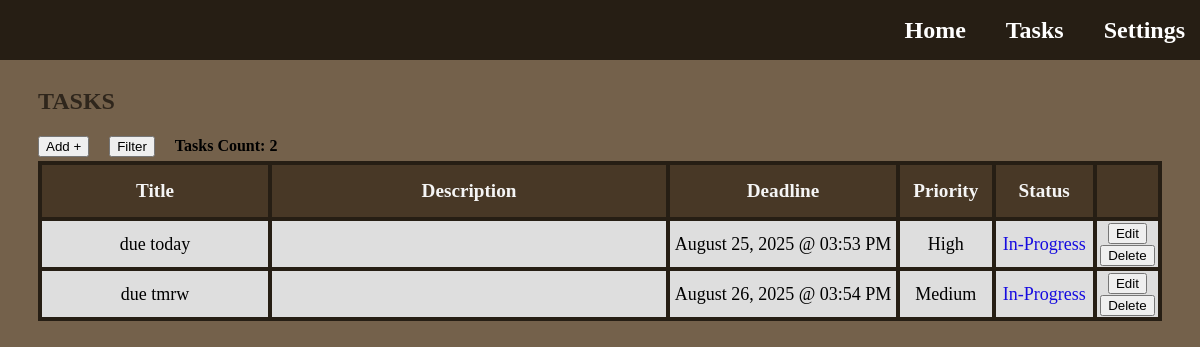
/tasks (signed in), run on an earlier commit of the app's database.
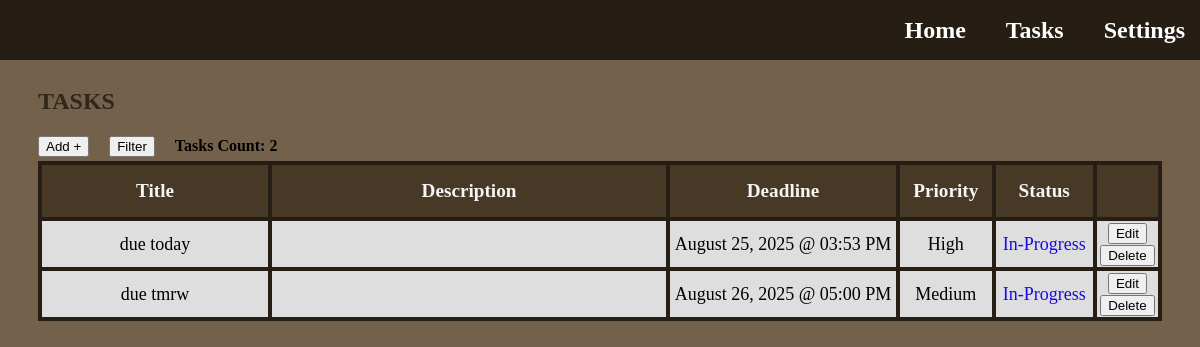
And on a later commit of the database.
### app.py (models this page shows)
class Task(db.Model):
    id = db.Column(db.Integer, primary_key=True)
    title = db.Column(db.String(128), nullable=False)
    description = db.Column(db.Text, nullable=True)
    priority = db.Column(db.String(50), nullable=False)
    deadline = db.Column(db.DateTime, nullable=True)
    status = db.Column(db.String(50), nullable=False, default='In-Progress')
    set_today_reminder = db.Column(db.Boolean, nullable=False, default=True)
    set_tomorrow_reminder = db.Column(db.Boolean, nullable=False, default=True)
    user_id = db.Column(db.Integer, db.ForeignKey('user.id'), nullable=False)
    user = db.relationship('User', backref=db.backref('tasks', lazy=True))

### app.py (the view, shortened to what this page needs)
@app.route('/tasks')
def tasks():
    user_id = session['user_id']
    sort_title = session.get('sort_title')
    sort_type = session.get('sort_type')
    filter_priorities = session.get('filter_priorities', [])
    filter_status = session.get('filter_status', [])
    filter_months = session.get('filter_months', [])
    filter_year = session.get('filter_year', None)
    filter_day = session.get('filter_day', None)
    priority_order_descending = case(
        (Task.priority == 'High', 1),
        (Task.priority == 'Medium', 2),
        (Task.priority == 'Low', 3),
    )
    priority_order_ascending = case(
        (Task.priority == 'Low', 1),
        (Task.priority == 'Medium', 2),
        (Task.priority == 'High', 3),
    )
    status_order_complete = case(
        (Task.status == 'Complete', 1),
        (Task.status == 'In-Progress', 2)
    )
    status_order_in_progress = case(
        (Task.status == 'In-Progress', 1),
        (Task.status == 'Complete', 2)
    )
    query = Task.query.filter_by(user_id=user_id)
    if filter_priorities: # Only true if not empty
        query = query.filter(Task.priority.in_(filter_priorities)) # Filter by checked priorities within given priority list
    if filter_status:
        query = query.filter(Task.status.in_(filter_status)) # Filter by checked status within given status list
    if filter_months:
        query = query.filter(extract('month', Task.deadline).in_(filter_months)) # Filter by checked months within given months list; extract(...) - returns month number from Task columns and matches to filter months list
    if filter_year:
        query = query.filter(extract('year', Task.deadline) == filter_year) # Filter by typed year; extracts year from deadline column in database
    if filter_day:
        query = query.filter(extract('day', Task.deadline) == filter_day) # Filter by typed day; extracts day from deadline column in database
    user_tasks = query.all()  # Get all tasks for this user according to the id, default order is by date task was created from earliest to latest
    user_tasks_count = query.count() # Gets the total count of tasks of the user
    return render_template('tasks.html', tasks=user_tasks, count=user_tasks_count, sort_title=sort_title, sort_type=sort_type, filter_priorities=filter_priorities, filter_status=filter_status, filter_months=filter_months, filter_year=filter_year, filter_day=filter_day)

### templates/tasks.html (shortened to what this page needs)
{% extends "base.html" %}
{% block content %}
  <h1 class="title-page">Tasks</h1>
  <div class="task-features">
    <button href="#" type="button" class="add-button" onclick="openPopup('add-task')">Add +</button>
    <button type="button" class="filter-sort-button" onclick="openPopup('filter-sort-task')">Filter</button>
    <h4>Tasks Count: {{ count }} </h2>
  </div>
  <section class="tasks-section">
      <table class="tasks-table">
        <thead class="table-header">
          <tr>
              <th class="task-title">Title</th>
              <th class="task-description">Description</th>
              <th class="task-deadline">Deadline</th>
              <th class="task-priority">Priority</th>
              <th class="task-status">Status</th>
              <th class="task-options"></th>
          </tr>
        </thead>
        <tbody id="task-body">
          {% for task in tasks %}
          <tr id="task-row">
            <td>{{ task.title }}</td>
            <td>{{ task.description }}</td>
            <td>{{ task.deadline.strftime('%B %d, %Y @ %I:%M %p')  }}</td>
            <td>{{ task.priority }}</td>
            <td class="task-status-data">
              <a href="{{ url_for('change_task_status', task_id=task.id)}}"
              class="task-status {{ task.status | lower | replace(' ', '-') }}">
                {{ task.status }}
              </a>
            </td>
            <td>
              <a>
                <button type="button" class="edit-button" onclick="openEditPopup(this, 'edit-task')"
                  data-id="{{ task.id }}"
                  data-title="{{ task.title }}"
                  data-description="{{ task.description }}"
                  data-priority="{{ task.priority }}"
                  data-deadline="{{ task.deadline.strftime('%B %d %Y @ %I:%M %p')  }}"
                  >
                  Edit
                </button>
              </a>
              <a href="{{ url_for('delete_task', task_id=task.id)}}">
                <button type="button" class="delete-button">Delete</button>
              </a>
            </td>
          </tr>
          {% else %}
          <tr>
            <td colspan="6">No tasks available.</td>
          </tr>
          {% endfor %}
        </tbody>
      </table>
  </section>
{% endblock %}

### templates/base.html (shortened to what this page needs)
<!DOCTYPE html>
<html lang="en">
<head>
    <link rel="stylesheet" href="{{ url_for('static', filename='style.css') }}">
</head>
<body class="homepage">
    <header class="navbar">
        <nav class="navbar-links">
            <a href="{{ url_for('home') }}">Home</a>
            <a href="{{ url_for('tasks') }}">Tasks</a>
            <a href="{{ url_for('settings') }}">Settings</a>
        </nav>
    </header>
    <main>
        {% block content %}{% endblock %}
    </main>
</body>
</html>

### static/style.css (style rules this page uses)
html, body { min-width: 800px; overflow-x: auto; }
.title-page { margin-top: 80px; margin-left: 30px; font-size: x-large; font-weight: bolder; text-transform: uppercase; font-family: 'Lucida Handwriting'; color: #2f261c; }
.homepage { background-color: #74614b; }
.navbar { background-color: #261e14; position: fixed; top: 0; left: 0; width: 100%; height: 60px; padding-left: 5px; display: flex; justify-content: flex-end; align-items: center; z-index: 1000; }
.navbar-links { display: flex; gap: 20px; }
.navbar-links a { font-family: 'Lucida Handwriting'; color: white; margin-right: 20px; font-weight: bold; font-size: 24px; text-decoration: none; }
.tasks-section { margin-left: 30px; margin-right: 30px; display: flex; justify-content: center; }
.tasks-table { border-collapse: collapse; width: 100%; height: 50%; table-layout: fixed; }
.tasks-table th, .tasks-table td { border: 4px solid #261e14; color: black; font-size: large; text-align: center; background: rgb(222, 222, 222); }
.tasks-table th { color: whitesmoke; font-weight: bolder; font-size: larger; height: 50px; background-color: #483826; }
.task-title { width: 20%; }
.task-description { white-space: normal; word-break: break-word; max-width: 400px; width: 35%; }
.task-deadline { width: 20%; }
.task-priority { width: 8%; }
.task-status { width: 8.5%; }
.task-options { width: 8.5; }
.task-status-data { text-decoration: none; color: white }
.task-status.in-progress { color: rgb(22, 11, 224); text-decoration: none; }
.task-features { margin-left: 30px; margin-right: 30px; height: 30px; display: flex; justify-content: flex-start; align-items: center; gap: 20px; }
.add-button { color: black; text-decoration: none; }

What changed in the data, as far as the page shows it:
changed Task "due tmrw": deadline "August 26, 2025 @ 03:54 PM" → "August 26, 2025 @ 05:00 PM"
